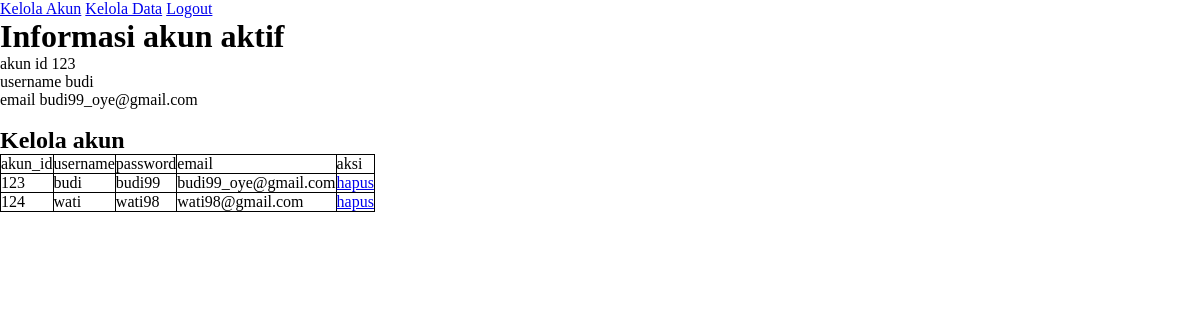
The page /halaman_utama.php (signed in) on the database its author committed.
### tables this page shows
CREATE TABLE `akun` (
  `akun_id` varchar(5) NOT NULL,
  `username` varchar(50) NOT NULL,
  `password` varchar(50) NOT NULL,
  `email` varchar(100) NOT NULL
);

### halaman_utama.php (the view, shortened to what this page needs)
<?php
require_once "conf/konek.php";
?>
<!DOCTYPE html>
<html lang="en">
<head>
    <link rel="stylesheet" href="style.css">
</head>
<body>
    <?php
    include('header.php');
    ?>
    <div>
        <h1>Informasi akun aktif</h1>
        <div>
            <span>akun id</span>
            <span><?php echo $_SESSION['akun_id'] ?></span>
        </div>
        <div>
            <span>username</span>
            <span><?php echo $_SESSION['username'] ?></span>
        </div>
        <div>
            <span>email</span>
            <span><?php echo $_SESSION['email'] ?></span>
        </div>
    </div>
    <br>
    <div>
        <h2>Kelola akun</h2>
        <table>
            <thead>
                <tr>
                    <td>akun_id</td>
                    <td>username</td>
                    <td>password</td>
                    <td>email</td>
                    <td>aksi</td>
                </tr>
            </thead>
            <tbody>
                <?php
                $sql = "SELECT * FROM akun";
                $query = $koneksi->query($sql);
                if ($query->num_rows > 0) {
                    while ($row = $query->fetch_assoc()) {
                        echo "<tr>
                                <td>" . $row['akun_id'] . "</td>
                                <td>" . $row['username'] . "</td>
                                <td>" . $row['password'] . "</td>
                                <td>" . $row['email'] . "</td>
                                <td><a href='hapus.php?hapus=" . $row['akun_id'] . "&tabel=akun&where=akun_id'>hapus</a></td>
                            </tr>";
                    }
                } else {
                    $msg = 'error';
                }
                ?>
            </tbody>
        </table>
    </div>
</body>
</html>

### style.css (style rules this page uses)
table, th, td { border: 1px solid black; border-collapse: collapse; }
* { padding: 0; margin: 0; box-sizing: border-box; }

### rows shown on the page
akun: akun_id "123", username "budi", password "budi99", email "budi99_oye@gmail.com"
akun: akun_id "124", username "wati", password "wati98", email "wati98@gmail.com"

### other values the page prints
$_SESSION['akun_id'] "123"
$_SESSION['username'] "budi"
$_SESSION['email'] "budi99_oye@gmail.com"
